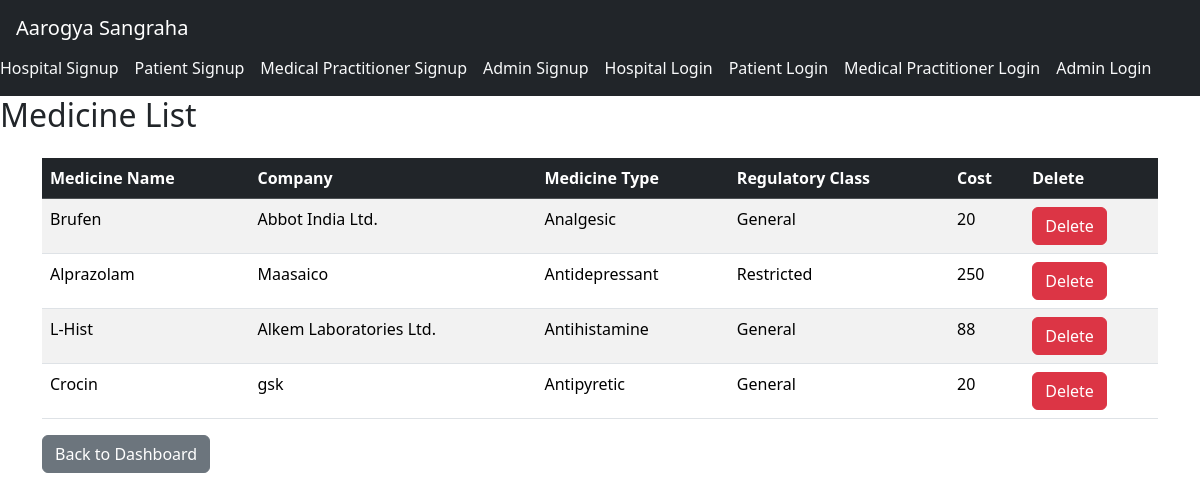
The app's page /treatment/medicine-list with its own data.
### treatment/models.py (models this page shows)
class Medicine(models.Model):
    medName = models.CharField(max_length=100,primary_key=True)
    company = models.CharField(max_length=50)
    type_med = models.CharField(max_length=50,choices=mtype,default=None)
    regulatoryClass = models.CharField(max_length=50,choices=rclass,default=None)
    dosage = models.IntegerField()
    medCost = models.IntegerField()

### treatment/views.py (the view)
# urls.py: path('medicine-list',views.medicine_list,name='medicine_list'),
def medicine_list(request):
    medicines = models.Medicine.objects.all()
    return render(request, 'treatment/medicine_list.html', {'medicines': medicines})

### treatment/templates/treatment/medicine_list.html (shortened to what this page needs)
{% extends 'treatment/base.html' %}
    {% block body %}
    <h2 class="mb-4">Medicine List</h2>
    <div class="container">
        <table class="table table-striped table-hover">
            <thead class="table-dark">
                <tr>
                    <th>Medicine Name</th>
                    <th>Company</th>
                    <th>Medicine Type</th>
                    <th>Regulatory Class</th>
                    <th>Cost</th>
                    <th>Delete</th>
                </tr>
            </thead>
            <tbody>
                {% for medicine in medicines %}
                <tr>
                    <td>{{ medicine.medName }}</td>
                    <td>{{ medicine.company }}</td>
                    <td>{{ medicine.type_med }}</td>
                    <td>{{ medicine.regulatoryClass }}</td>
                    <td>{{ medicine.medCost }}</td>
                    <td>
                        <a href="{% url 'treatment:delete_medicine' medicine.medName %}" class="btn btn-danger" data-confirm="Are you sure you want to delete this medicine?">Delete</a>
                    </td>
                </tr>
                {% endfor %}
            </tbody>
        </table>
        <a href="{% url 'treatment:admin_dashboard' request.user.username  %}" class="btn btn-secondary">Back to Dashboard</a>
    </div>
    {% endblock %}

### records on screen
Medicine: medName "Brufen", company "Abbot India Ltd.", type_med "Analgesic", regulatoryClass "General", medCost "20"
Medicine: medName "Alprazolam", company "Maasaico", type_med "Antidepressant", regulatoryClass "Restricted", medCost "250"
Medicine: medName "L-Hist", company "Alkem Laboratories Ltd.", type_med "Antihistamine", regulatoryClass "General", medCost "88"
Medicine: medName "Crocin", company "gsk", type_med "Antipyretic", regulatoryClass "General", medCost "20"
